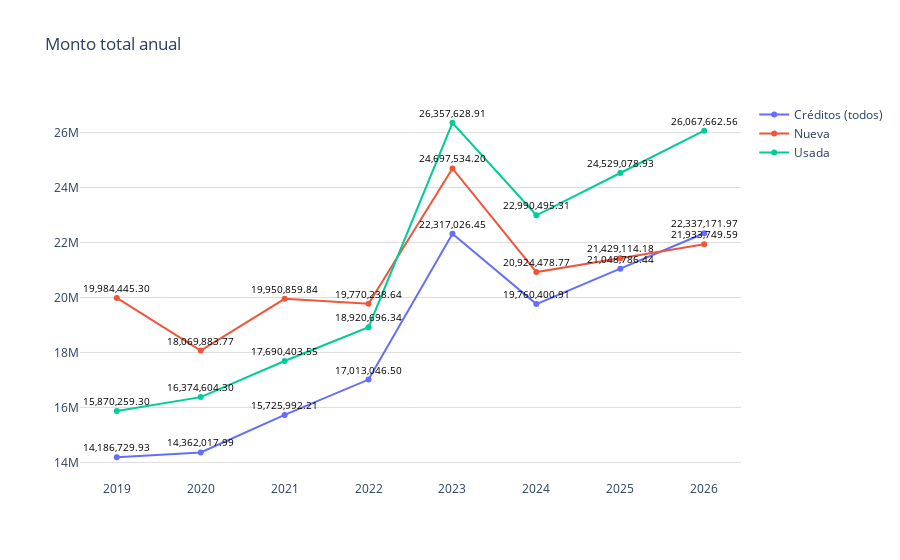

Source (notebook cell):
### Code cell
forecast_creditosgral_totales_pachuca = pd.concat([total_todos_pachuca, total_nueva_pachuca,total_usada_pachuca], ignore_index=True)
# Datos
trimestres = forecast_creditosgral_totales_pachuca['año']
modalidades = forecast_creditosgral_totales_pachuca['modalidad']
montos = forecast_creditosgral_totales_pachuca['montos']

# Limpiar las cadenas de montos y convertirlas a números
promedios_limpios = [float(montos.replace(',', '')) for montos in montos]

fig = go.Figure()
# Agregar líneas para cada modalidad
for modalidad in modalidades.unique():
    df_modalidad = forecast_creditosgral_totales_pachuca[forecast_creditosgral_totales_pachuca['modalidad'] == modalidad]
    fig.add_trace(go.Scatter(
        x=df_modalidad['año'],
        y=df_modalidad['montos'].apply(lambda x: float(x.replace(',', ''))),  # Usar los montos limpios
        mode='markers+lines',
        name=modalidad
    ))

fig.update_layout(
    title='Monto total anual',
    yaxis=dict(gridcolor='#dddcda'),
    plot_bgcolor='rgba(0,0,0,0)',  # Color de fondo del gráfico
)

# Agregar etiquetas de texto a los puntos
for trace in fig.data:
    df_modalidad = forecast_creditosgral_totales_pachuca[forecast_creditosgral_totales_pachuca['modalidad'] == trace.name]
    for i, point in enumerate(trace.y):
        fig.add_annotation(
            x=trace.x[i], 
            y=point, 
            text=f'{df_modalidad.iloc[i]["montos"]}', 
            showarrow=False,
            font=dict(color='black', size=10),
            yshift=10
        )

# Exportar gráfica como archivo HTML
def guardar_grafico_como_html(fig, nombre_archivo, carpeta='graficas'):
    # Crear la carpeta si no existe
    if not os.path.exists(carpeta):
        os.makedirs(carpeta)
    
    # Gráfica como archivo HTML en la carpeta especificada
    pio.write_html(fig, f'{carpeta}/{nombre_archivo}.html')

guardar_grafico_como_html(fig, 'g_scatt_forecastcreditgral_promedio_puebla', carpeta='graficas')
fig.show()

### Figure 1 — Plotly figure (JSON) as saved in the notebook; plotly's stock layout.template omitted (floating-point values rounded to 4 significant figures)
{"data": [{"mode": "markers+lines", "name": "Créditos (todos)", "type": "scatter", "x": [2019, 2020, 2021, 2022, 2023, 2024, 2025, 2026], "y": [14190000.0, 14360000.0, 15730000.0, 17010000.0, 22320000.0, 19760000.0, 21050000.0, 22340000.0]}, {"mode": "markers+lines", "name": "Nueva", "type": "scatter", "x": [2019, 2020, 2021, 2022, 2023, 2024, 2025, 2026], "y": [19980000.0, 18070000.0, 19950000.0, 19770000.0, 24700000.0, 20920000.0, 21430000.0, 21930000.0]}, {"mode": "markers+lines", "name": "Usada", "type": "scatter", "x": [2019, 2020, 2021, 2022, 2023, 2024, 2025, 2026], "y": [15870000.0, 16370000.0, 17690000.0, 18920000.0, 26360000.0, 22990000.0, 24530000.0, 26070000.0]}], "layout": {"annotations": [{"font": {"color": "black", "size": 10}, "showarrow": false, "text": "14,186,729.93", "x": 2019, "y": 14190000.0, "yshift": 10}, {"font": {"color": "black", "size": 10}, "showarrow": false, "text": "14,362,017.99", "x": 2020, "y": 14360000.0, "yshift": 10}, {"font": {"color": "black", "size": 10}, "showarrow": false, "text": "15,725,992.21", "x": 2021, "y": 15730000.0, "yshift": 10}, {"font": {"color": "black", "size": 10}, "showarrow": false, "text": "17,013,046.50", "x": 2022, "y": 17010000.0, "yshift": 10}, {"font": {"color": "black", "size": 10}, "showarrow": false, "text": "22,317,026.45", "x": 2023, "y": 22320000.0, "yshift": 10}, {"font": {"color": "black", "size": 10}, "showarrow": false, "text": "19,760,400.91", "x": 2024, "y": 19760000.0, "yshift": 10}, {"font": {"color": "black", "size": 10}, "showarrow": false, "text": "21,048,786.44", "x": 2025, "y": 21050000.0, "yshift": 10}, {"font": {"color": "black", "size": 10}, "showarrow": false, "text": "22,337,171.97", "x": 2026, "y": 22340000.0, "yshift": 10}, {"font": {"color": "black", "size": 10}, "showarrow": false, "text": "19,984,445.30", "x": 2019, "y": 19980000.0, "yshift": 10}, {"font": {"color": "black", "size": 10}, "showarrow": false, "text": "18,069,883.77", "x": 2020, "y": 18070000.0, "yshift": 10}, {"font": {"color": "black", "size": 10}, "showarrow": false, "text": "19,950,859.84", "x": 2021, "y": 19950000.0, "yshift": 10}, {"font": {"color": "black", "size": 10}, "showarrow": false, "text": "19,770,238.64", "x": 2022, "y": 19770000.0, "yshift": 10}, {"font": {"color": "black", "size": 10}, "showarrow": false, "text": "24,697,534.20", "x": 2023, "y": 24700000.0, "yshift": 10}, {"font": {"color": "black", "size": 10}, "showarrow": false, "text": "20,924,478.77", "x": 2024, "y": 20920000.0, "yshift": 10}, {"font": {"color": "black", "size": 10}, "showarrow": false, "text": "21,429,114.18", "x": 2025, "y": 21430000.0, "yshift": 10}, {"font": {"color": "black", "size": 10}, "showarrow": false, "text": "21,933,749.59", "x": 2026, "y": 21930000.0, "yshift": 10}, {"font": {"color": "black", "size": 10}, "showarrow": false, "text": "15,870,259.30", "x": 2019, "y": 15870000.0, "yshift": 10}, {"font": {"color": "black", "size": 10}, "showarrow": false, "text": "16,374,604.30", "x": 2020, "y": 16370000.0, "yshift": 10}, {"font": {"color": "black", "size": 10}, "showarrow": false, "text": "17,690,403.55", "x": 2021, "y": 17690000.0, "yshift": 10}, {"font": {"color": "black", "size": 10}, "showarrow": false, "text": "18,920,696.34", "x": 2022, "y": 18920000.0, "yshift": 10}, {"font": {"color": "black", "size": 10}, "showarrow": false, "text": "26,357,628.91", "x": 2023, "y": 26360000.0, "yshift": 10}, {"font": {"color": "black", "size": 10}, "showarrow": false, "text": "22,990,495.31", "x": 2024, "y": 22990000.0, "yshift": 10}, {"font": {"color": "black", "size": 10}, "showarrow": false, "text": "24,529,078.93", "x": 2025, "y": 24530000.0, "yshift": 10}, {"font": {"color": "black", "size": 10}, "showarrow": false, "text": "26,067,662.56", "x": 2026, "y": 26070000.0, "yshift": 10}], "plot_bgcolor": "rgba(0,0,0,0)", "title": {"text": "Monto total anual"}, "yaxis": {"gridcolor": "#dddcda"}}}
